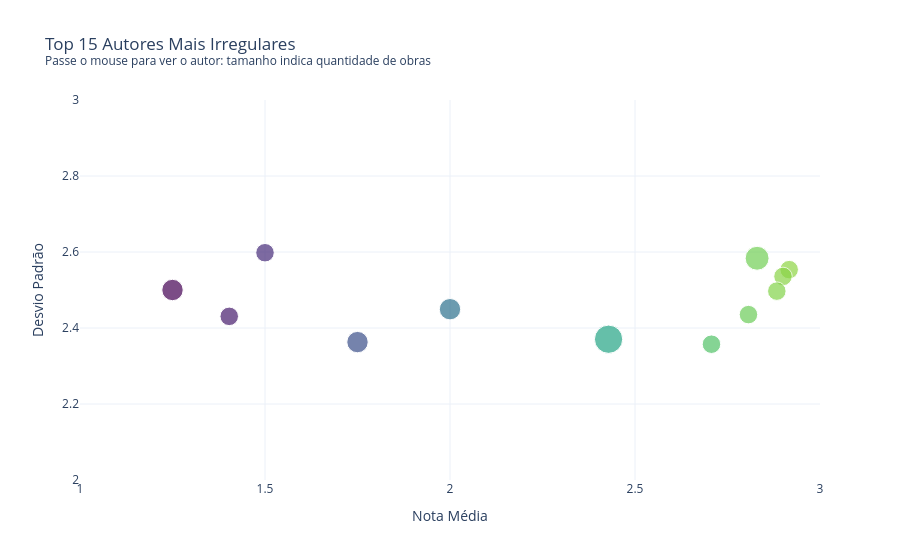

Notebook code cell kept with this figure:
### Markdown cell above
## 3. Os Autores Mais Irregulares do Catálogo

Em contraste, identificamos os 15 autores com maior variação. Aqui surge um fenômeno interessante: alguns autores irregulares possuem nota média alta, o que significa que têm obras excelentes, mas também obras significativamente abaixo do seu próprio padrão.

### Code cell
mais_irregulares = stats[stats['media_nota'] > 0].nlargest(15, 'desvio_nota')

fig = px.scatter(
    mais_irregulares,
    x='media_nota',
    y='desvio_nota',
    color='media_nota',
    color_continuous_scale='Viridis',
    hover_name='author',
    hover_data={'qtd_livros': True, 'media_nota': ':.2f', 'desvio_nota': ':.4f'},
    size='qtd_livros',
    title='Top 15 Autores Mais Irregulares<br><sup>Passe o mouse para ver o autor: tamanho indica quantidade de obras</sup>',
    labels={'desvio_nota': 'Desvio Padrão', 'media_nota': 'Nota Média'},
    template='plotly_white'
)

fig.update_layout(showlegend=False, coloraxis_showscale=False)
fig.update_layout(
    showlegend=False,
    coloraxis_showscale=False,
    xaxis_range=[1, 3],
    yaxis_range=[2, 3]
)
fig.show()

### Figure 1 — Plotly figure (JSON) as saved in the notebook; plotly's stock layout.template omitted (floating-point values rounded to 4 significant figures)
{"data": [{"customdata": [[3], [3], [3], [3], [5], [3], [3], [4], [3], [4], [3], [3], [7], [4], [3]], "hovertemplate": "<b>%{hovertext}</b><br><br>Nota Média=%{marker.color:.2f}<br>Desvio Padrão=%{y:.4f}<br>qtd_livros=%{customdata[0]}<extra></extra>", "hovertext": ["Universal House of Justice", "Rob Green", "Franz Liszt", "BÃ©la BartÃ³k", "David Vizard", "Moojan Momen", "Felix Mendelssohn", "Johannes Brahms", "Rough Guides", "Claude Debussy", "Albert E. Castel", "Francis Mading Deng", "Random House", "Martin W. Bowman", "Bill Bright"], "legendgroup": "", "marker": {"color": [3.263, 3.167, 3.103, 1.5, 2.83, 2.917, 2.9, 1.25, 2.883, 2.0, 2.807, 1.403, 2.429, 1.75, 2.707], "coloraxis": "coloraxis", "size": [3, 3, 3, 3, 5, 3, 3, 4, 3, 4, 3, 3, 7, 4, 3], "sizemode": "area", "sizeref": 0.0175, "symbol": "circle"}, "mode": "markers", "name": "", "orientation": "v", "showlegend": false, "type": "scatter", "x": [3.263, 3.167, 3.103, 1.5, 2.83, 2.917, 2.9, 1.25, 2.883, 2.0, 2.807, 1.403, 2.429, 1.75, 2.707], "xaxis": "x", "y": [2.828, 2.754, 2.688, 2.598, 2.584, 2.554, 2.536, 2.5, 2.497, 2.449, 2.435, 2.431, 2.37, 2.363, 2.357], "yaxis": "y"}], "layout": {"coloraxis": {"colorbar": {"title": {"text": "Nota Média"}}, "colorscale": [[0, "#440154"], [0.1111, "#482878"], [0.2222, "#3e4989"], [0.3333, "#31688e"], [0.4444, "#26828e"], [0.5556, "#1f9e89"], [0.6667, "#35b779"], [0.7778, "#6ece58"], [0.8889, "#b5de2b"], [1, "#fde725"]], "showscale": false}, "legend": {"itemsizing": "constant", "tracegroupgap": 0}, "showlegend": false, "title": {"text": "Top 15 Autores Mais Irregulares<br><sup>Passe o mouse para ver o autor: tamanho indica quantidade de obras</sup>"}, "xaxis": {"anchor": "y", "domain": [0, 1], "range": [1, 3], "title": {"text": "Nota Média"}}, "yaxis": {"anchor": "x", "domain": [0, 1], "range": [2, 3], "title": {"text": "Desvio Padrão"}}}}
